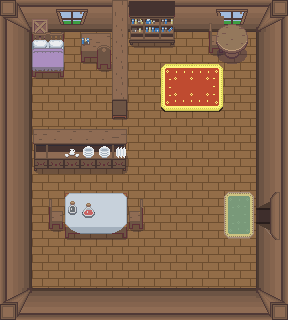

Tiled map render using the project's own tile images. Description and the map definition, with tile-layer contents summarised, below:
An orthogonal 18x20 tile map with 16x16 px tiles, 4 tile layers (Base, Objects 1, Objects 2, AbovePlayer), 2 tilesets.

<map version="1.0" tiledversion="1.0.2" orientation="orthogonal" renderorder="left-down" width="18" height="20" tilewidth="16" tileheight="16" nextobjectid="1">
 <tileset firstgid="1" source="../../Tileset/Inside.tsx" />
 <tileset firstgid="651" source="../../Tileset/Overworld.tsx" />
 <layer name="Base" width="18" height="20">
  <data>[360 cells, 360 non-empty, 7 distinct tile ids]</data>
 </layer>
 <layer name="Objects 1" width="18" height="20">
  <data>[360 cells, 84 non-empty, 61 distinct tile ids]</data>
 </layer>
 <layer name="Objects 2" width="18" height="20">
  <data>[360 cells, 29 non-empty, 28 distinct tile ids]</data>
 </layer>
 <layer name="AbovePlayer" width="18" height="20">
  <properties>
   <property name="unity:sortingLayerName" value="AbovePlayer" />
  </properties>
  <data>[360 cells, 11 non-empty, 8 distinct tile ids]</data>
 </layer>
</map>
